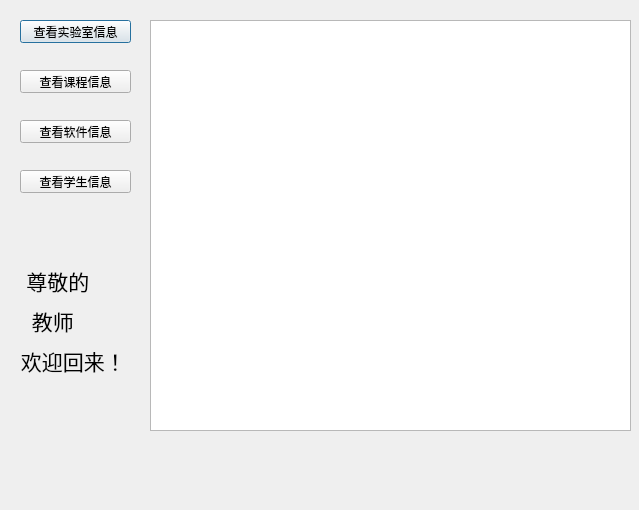
<?xml version="1.0" encoding="UTF-8"?>
<ui version="4.0">
 <class>Dialog</class>
 <widget class="QDialog" name="Dialog">
  <property name="geometry">
   <rect>
    <x>0</x>
    <y>0</y>
    <width>639</width>
    <height>510</height>
   </rect>
  </property>
  <property name="windowTitle">
   <string>Dialog</string>
  </property>
  <widget class="QPushButton" name="pushButton">
   <property name="geometry">
    <rect>
     <x>20</x>
     <y>20</y>
     <width>111</width>
     <height>23</height>
    </rect>
   </property>
   <property name="font">
    <font>
     <family>微软雅黑</family>
    </font>
   </property>
   <property name="text">
    <string>查看实验室信息</string>
   </property>
  </widget>
  <widget class="QPushButton" name="pushButton_2">
   <property name="geometry">
    <rect>
     <x>20</x>
     <y>70</y>
     <width>111</width>
     <height>23</height>
    </rect>
   </property>
   <property name="font">
    <font>
     <family>微软雅黑</family>
    </font>
   </property>
   <property name="text">
    <string>查看课程信息</string>
   </property>
  </widget>
  <widget class="QPushButton" name="pushButton_4">
   <property name="geometry">
    <rect>
     <x>20</x>
     <y>170</y>
     <width>111</width>
     <height>23</height>
    </rect>
   </property>
   <property name="font">
    <font>
     <family>微软雅黑</family>
    </font>
   </property>
   <property name="text">
    <string>查看学生信息</string>
   </property>
  </widget>
  <widget class="QPushButton" name="pushButton_5">
   <property name="geometry">
    <rect>
     <x>20</x>
     <y>120</y>
     <width>111</width>
     <height>23</height>
    </rect>
   </property>
   <property name="font">
    <font>
     <family>微软雅黑</family>
    </font>
   </property>
   <property name="text">
    <string>查看软件信息</string>
   </property>
  </widget>
  <widget class="QTableView" name="tableView">
   <property name="geometry">
    <rect>
     <x>150</x>
     <y>20</y>
     <width>481</width>
     <height>411</height>
    </rect>
   </property>
  </widget>
  <widget class="QLabel" name="label">
   <property name="geometry">
    <rect>
     <x>10</x>
     <y>340</y>
     <width>131</width>
     <height>41</height>
    </rect>
   </property>
   <property name="font">
    <font>
     <family>楷体</family>
     <pointsize>16</pointsize>
    </font>
   </property>
   <property name="text">
    <string>  欢迎回来！</string>
   </property>
  </widget>
  <widget class="QLabel" name="label_2">
   <property name="geometry">
    <rect>
     <x>10</x>
     <y>300</y>
     <width>131</width>
     <height>41</height>
    </rect>
   </property>
   <property name="font">
    <font>
     <family>楷体</family>
     <pointsize>16</pointsize>
    </font>
   </property>
   <property name="text">
    <string>    教师</string>
   </property>
  </widget>
  <widget class="QLabel" name="label_3">
   <property name="geometry">
    <rect>
     <x>10</x>
     <y>260</y>
     <width>131</width>
     <height>41</height>
    </rect>
   </property>
   <property name="font">
    <font>
     <family>楷体</family>
     <pointsize>16</pointsize>
    </font>
   </property>
   <property name="text">
    <string>   尊敬的</string>
   </property>
  </widget>
 </widget>
 <resources/>
 <connections/>
</ui>
